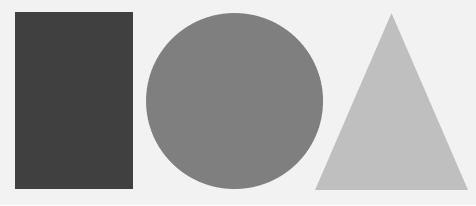
//> input picture hwfig5-1.jpg, 476 x 206 px
$ ./Coloring_by_threstholding   (built with g++ and OpenCV 4)
//> lines starting //> are read from the running program, lines starting //| are printed output that depends on the picture; after the words box and inside, x2 and y2 are one past the last pixel; in counts of white or black regions, pixels touching at a corner belong together
#include <opencv2\opencv.hpp>
#include <iostream>

using namespace std;
using namespace cv;

void calc_Histo(const Mat& image, Mat& hist, int bins, int range_max = 256) { //히스토그램 계산 함수
	int histSize[] = { bins }; //밝기값 범위(0~255)
	float range[] = { 0, (float)range_max }; //히스토그램 화소값 범위(0~255)
	int channels[] = { 0 }; //채널 목록- 단일 채널
	const float* ranges[] = { range }; //모든 채널 화소 범위

	calcHist(&image, 1, channels, Mat(), hist, 1, histSize, ranges); //히스토그램 계산
}

void draw_histo(Mat hist, Mat& hist_img, Size size = Size(256, 200)) { //히스토그램 그리는 함수
	hist_img = Mat(size, CV_8U, Scalar(255)); //하얀색
	float bin = (float)hist_img.cols / hist.rows; //한 계급 너비
	normalize(hist, hist, 0, hist_img.rows, NORM_MINMAX); //히스토그램의 최댓값을 높이의 최댓값으로

	for (int i = 0; i < hist.rows; i++) {
		float start_x = i + bin; //막대 사각형 시작 x 좌표
		float end_x = (i + 1)* bin; //막대 사각형 종료 x 좌표
		Point2f pt1(start_x, 0);
		Point2f pt2(end_x, hist.at<float>(i)); //y축으로 누적된 만큼 그림

		if (pt2.y > 0)
			rectangle(hist_img, pt1, pt2, Scalar(0), -1); //검은색으로 막대 사각형 그리기
	}
	flip(hist_img, hist_img, 0); //x축 기준 뒤집기
}

int main() {
	Mat img1 = imread("hwfig5-1.jpg", IMREAD_GRAYSCALE); //영상 읽기
//> img1 is the input picture: 206 rows x 476 cols, CV_8UC1; min 48, max 255, mean 168.5
	CV_Assert(!img1.empty()); //예외처리
	Mat img2 = Mat(size(img1), CV_8UC3, Scalar(0));
//> img2: 206 rows x 476 cols, CV_8UC3; every value is 0

	Mat hist, hist_img;
	calc_Histo(img1, hist, 256); //히스토그램 계산
//> in calc_Histo, `calcHist(&image, 1, channels, Mat(), hist, 1, histSize, ranges);`: hist = 256 values, max 30274 at index 242, min 0 at index 0, mean 383
	draw_histo(hist, hist_img); //히스토그램 그리기
//> in draw_histo, `hist_img = Mat(size, CV_8U, Scalar(255));`: hist_img: 200 rows x 256 cols, CV_8UC1; every value is 255
//> in draw_histo, `normalize(hist, hist, 0, hist_img.rows, NORM_MINMAX);`: hist = 256 values, max 200 at index 242, min 0 at index 0, mean 2.53
//> the loop in draw_histo, `for (int i = 0; i < hist.rows; i++)` made 256 passes
//> pt2 on passes 1 to 3: Point(1, 0), Point(2, 0), Point(3, 0)
//> after the loop in draw_histo, `for (int i = 0; i < hist.rows; i++)`:
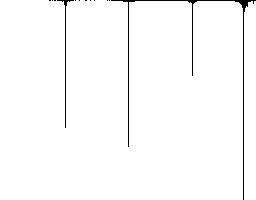
//> hist_img: 200 rows x 256 cols, CV_8UC1; 98.4% white; black in thin lines or dots, all inside (x1, y1, x2, y2) = (49, 0, 256, 200)
//> in draw_histo, `flip(hist_img, hist_img, 0);`:
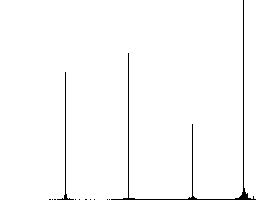
//> hist_img: 200 rows x 256 cols, CV_8UC1; 98.4% white; black in thin lines or dots, all inside (x1, y1, x2, y2) = (49, 0, 256, 200)

	int peak1 = 65, peak2 = 125, peak3 = 190, peak4 = 250; //육안으로 확인한 4개의 peak
	int th1 = (peak1 + peak2) / 2; //평균을 구하여 문턱치값 구하기
	int th2 = (peak2 + peak3) / 2;
	int th3 = (peak3 + peak4) / 2;
	Point pt(0, 0);

	for (pt.y = 0; pt.y < img1.rows; pt.y++) {
		for (pt.x = 0; pt.x < img1.cols; pt.x++) {
			if (img1.at<uchar>(pt.y, pt.x) < th1) { //th1보다 작으면
				img2.at<Vec3b>(pt.y, pt.x) = Vec3b(255, 0, 0); //파란색
			}
			else if (img1.at<uchar>(pt.y, pt.x) < th2 && img1.at<uchar>(pt.y, pt.x) > th1) { //th1보다 크거나 th2보다 작으면
				img2.at<Vec3b>(pt.y, pt.x) = Vec3b(0, 255, 0); //초록색
			}
			else if (img1.at<uchar>(pt.y, pt.x) < th3 && img1.at<uchar>(pt.y, pt.x) > th2) { //th2보다 크거나 th3보다 작으면
				img2.at<Vec3b>(pt.y, pt.x) = Vec3b(0, 0, 255); //빨간색
			}
			else { //나머지
				img2.at<Vec3b>(pt.y, pt.x) = Vec3b(0, 255, 255); //노란색
			}
		}
	}
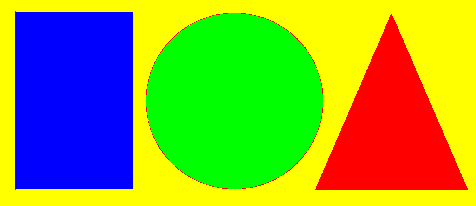
//> img2: 206 rows x 476 cols, CV_8UC3; mean B, G, R 54.3, 164.6, 137.4

	imshow("img1", img1);
	imshow("img2", img2);
	imshow("hist_img", hist_img);
	waitKey(0);
	return 0;
}
